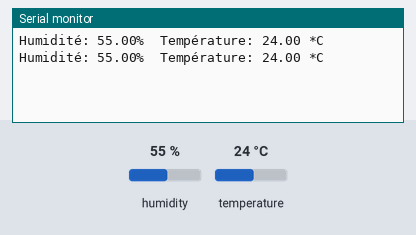
Simulated run of this sketch. Board: Arduino Uno, built with avr-gcc and run on an emulated ATmega328P. Shown: the last lines printed to the serial monitor. The inputs (shaded band) are chosen by the test bench; at power-on: humidity 55 %, temperature 24 °C.

Above: at 4.8 s.
4.9 s: humidity set to 22 %
At 6.9 s:
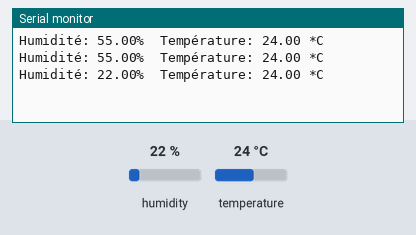
7.9 s: temperature set to 12 °C
At 9.3 s:
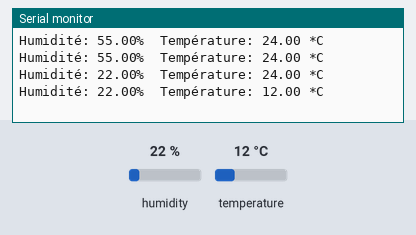
10.9 s: humidity set to 40 %
At 12.9 s:
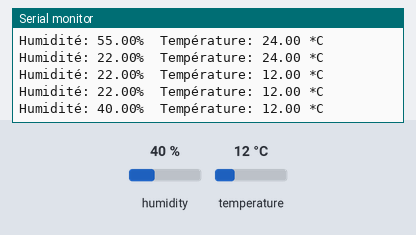
Timing chart, 0 to 14.4 s (numbered marks = the images above; inputs shaded):
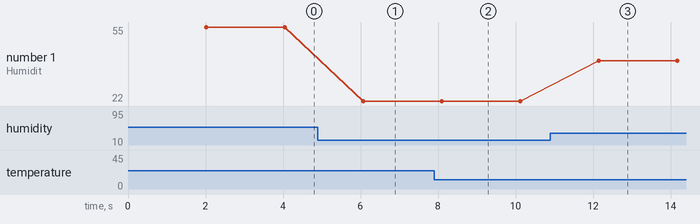

Measured:
- after the input at 4.9 s, the serial monitor: prints a new line after 1.2 s (image 1)
- after the input at 7.9 s, the serial monitor: prints a new line after 0.20 s (image 2)
- after the input at 10.9 s, the serial monitor: prints a new line after 1.2 s (image 3)
- plotted number 1: 55 → 22 after the input at 4.9 s, 22 → 40 after the input at 10.9 s

The sketch:

DHT11.ino
```cpp
#include "DHT.h"

/*#define DHTPIN 2     // Broche où est connecté le capteur
#define DHTTYPE DHT11   // Ou DHT22 si tu utilises un DHT22
DHT dht(DHTPIN, DHTTYPE);
*/

// ou bien faire
DHT dht(2, DHT11); //Capteur branché sur la broche 2

void setup() {
  Serial.begin(9600);
  dht.begin();
}

void loop() {
  delay(2000); // Le DHT a besoin de 2 secondes entre chaque lecture

  float humidite = dht.readHumidity();
  float temperature = dht.readTemperature(); // En Celsius

  // Vérification si la lecture a échoué
  if (isnan(humidite) || isnan(temperature)) {
    Serial.println("Échec de lecture du capteur DHT !");
    return;
  }

  Serial.print("Humidité: ");
  Serial.print(humidite);
  Serial.print("%\t");
  Serial.print("Température: ");
  Serial.print(temperature);
  Serial.println(" *C");
}
```
